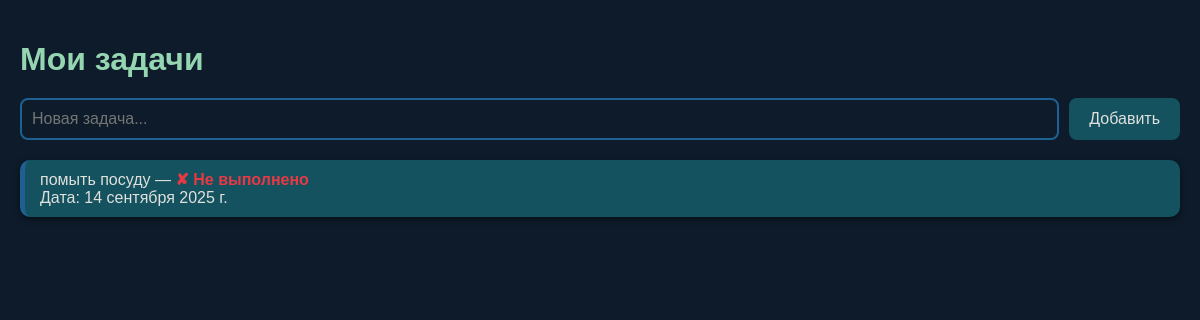
Before: / with the older database file.
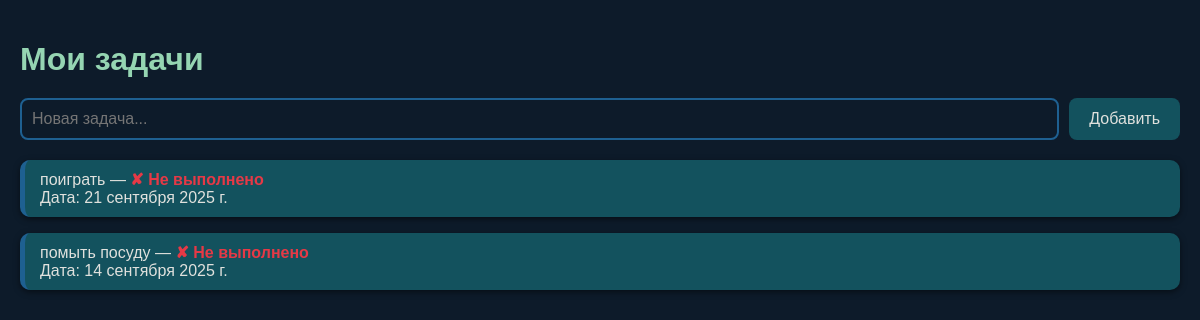
After: the same page with the newer database file.
### ToDo/models.py (models this page shows, shortened)
class Task(models.Model):
    title = models.CharField(max_length=150)
    completed = models.BooleanField(default=False)
    created_at = models.DateField(auto_now_add=True)

### ToDo/views.py (the view)
# urls.py: 2. Add a URL to urlpatterns:  path('', views.home, name='home')
def home(request):
    tasks = Task.objects.order_by('-created_at')
    return render( request, "home.html", {'task' : tasks})

### ToDo/templates/home.html (shortened to what this page needs)
<!DOCTYPE html>
<html lang="en">
<head>
</head>
<body>
    <h1>Мои задачи</h1>
    <form action="{% url 'add' %}" method="post">
        <input type="text" placeholder="Новая задача..." name="title" required>
        <button>Добавить</button>
    </form>
    {% for tasks in task %}
    <p>
        {{tasks.title}} —
        {% if tasks.completed %}
            <span class="completed">✔ Выполнено</span>
        {% else %}
            <span class="not-completed">✘ Не выполнено</span>
        {% endif %}
        <br>
        Дата: {{tasks.created_at}}
    </p>
    {% endfor %}
</body>
</html>

### ToDo/templates/home.html (style rules this page uses)
body { background-color: #0d1b2a; color: #e0e1dd; font-family: Arial, sans-serif; margin: 0; padding: 20px; }
h1 { color: #95d5b2; margin-bottom: 20px; }
form { display: flex; gap: 10px; margin-bottom: 20px; }
form input { flex: 1; padding: 10px; border: 2px solid #1e6091; border-radius: 8px; background-color: #0d1b2a; color: #e0e1dd; font-size: 16px; outline: none; transition: border 0.3s ease; }
form button { padding: 10px 20px; border: none; border-radius: 8px; background-color: #13525e; color: #e0e1dd; font-size: 16px; cursor: pointer; transition: background 0.3s ease, transform 0.2s ease; }
p { background-color: #13525e; border-left: 5px solid #1e6091; border-radius: 10px; padding: 10px 15px; margin-bottom: 10px; box-shadow: 0 2px 6px rgba(0,0,0,0.5); transition: transform 0.2s ease-in-out; }
.not-completed { color: #e63946; font-weight: bold; }

Changed rows visible on the page:
added Task: title "поиграть", completed "✘ Не выполнено", created_at "21 сентября 2025 г."
